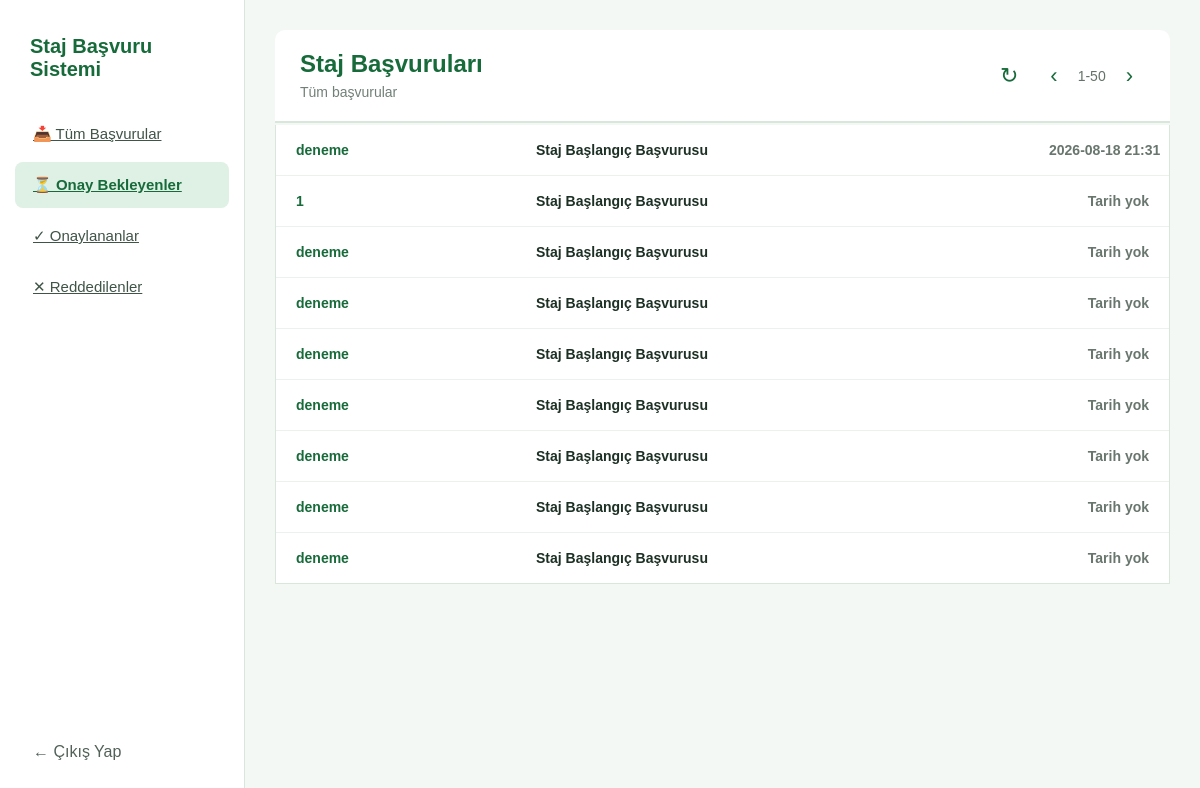
The page /academic-home?status=Bekliyor on the database as committed earlier.
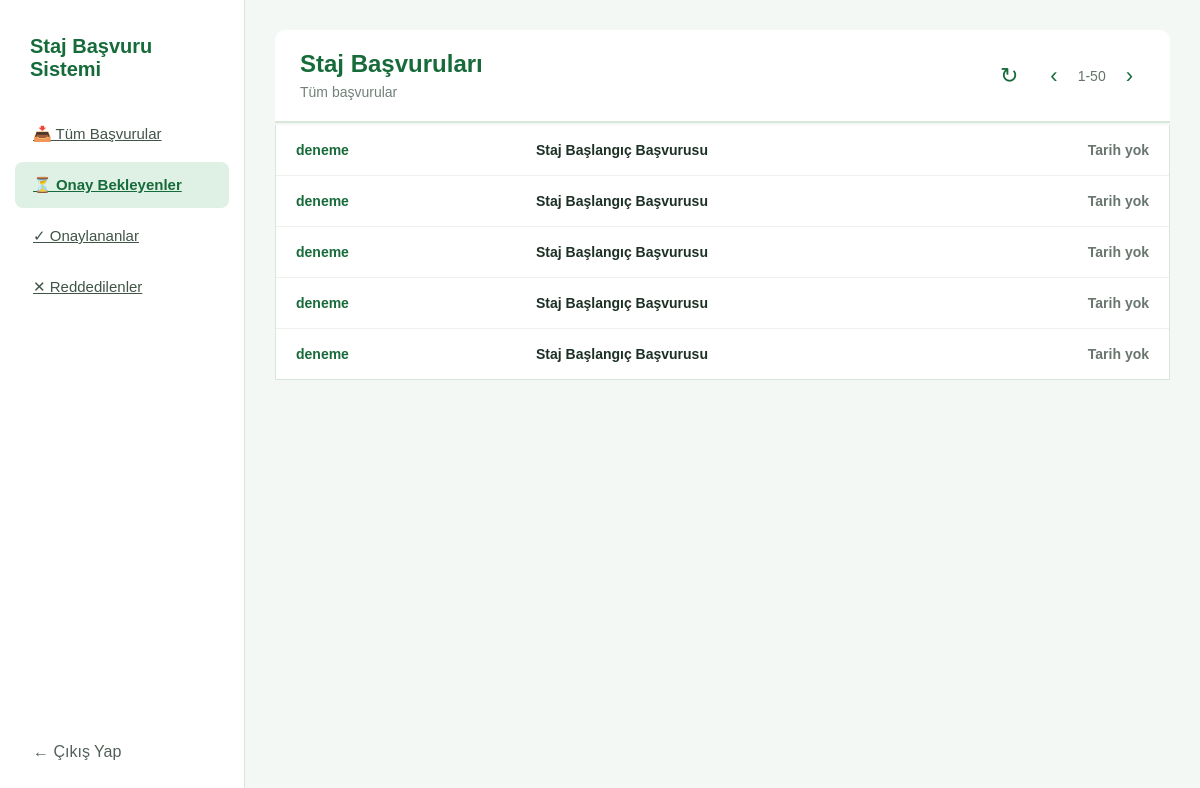
The same page on the database as committed later.
### tables this page shows
CREATE TABLE applications (
            id INTEGER PRIMARY KEY AUTOINCREMENT,
            name TEXT,
            student_number TEXT,
            tc_no TEXT,
            birth_date TEXT,
            start_date TEXT,
            end_date TEXT,
            insurance_start TEXT,
            day_count TEXT,
            health_status TEXT,
            abroad TEXT,
            salary TEXT,
            company_name TEXT,
            company_address TEXT,
            employee_count TEXT,
            company_phone TEXT,
            tax_number TEXT,
            iban TEXT,
            government_support TEXT
        , ek16 TEXT, status TEXT DEFAULT 'Bekliyor', submitted_at TEXT, is_read INTEGER DEFAULT 0, rejection_reason TEXT, approved_file TEXT);

### app.py (the view, shortened to what this page needs)
@app.route('/academic-home', methods=['GET', 'POST'])
def academic_home():
    conn = sqlite3.connect('staj.db')
    conn.row_factory = sqlite3.Row
    selected_application = None
    application_id = request.args.get('application_id')
    if application_id:
            selected_application = conn.execute(
        "SELECT * FROM applications WHERE id = ?",
        (application_id,)
    ).fetchone()
    status = request.args.get('status')
    cursor = conn.cursor()
    if status:
        cursor.execute("""
        SELECT *
        FROM applications
        WHERE status = ?
        ORDER BY id DESC
    """, (status,))
    else:
        cursor.execute("""
            SELECT *
            FROM applications
            ORDER BY id DESC
        """)
    applications = cursor.fetchall()
    conn.close()
    return render_template(
        'academic_home.html',
        applications=applications,
        selected_application=selected_application
    )

### templates/academic_home.html (shortened to what the changed rows need)
<!DOCTYPE html>
<html lang="tr">
<head>
    <link
        rel="stylesheet"
        href="{{ url_for('static', filename='css/style.css') }}"
    >
</head>
<body class="academic-page">
    <div class="academic-layout">
        <main class="academic-main">
            <header class="academic-header">
                <div>
                    <h1>Staj Başvuruları</h1>
                </div>
            </header>
             {% if selected_application %}
<section class="application-detail">
    <div class="detail-header">
        <h2>Staj Başvuru Detayları</h2>
        <span class="detail-status">
            {{ selected_application['status'] }}
        </span>
    </div>
    <div class="detail-section">
        <h3>Öğrenci Bilgileri</h3>
        <div class="detail-grid">
            <div>
                <strong>Ad Soyad</strong>
                <span>{{ selected_application['name'] }}</span>
            </div>
            <div>
                <strong>Öğrenci No</strong>
                <span>{{ selected_application['student_number'] }}</span>
            </div>
            <div>
                <strong>TC Kimlik No</strong>
                <span>{{ selected_application['tc_no'] }}</span>
            </div>
            <div>
                <strong>Doğum Tarihi</strong>
                <span>{{ selected_application['birth_date'] }}</span>
            </div>
        </div>
    </div>
    <div class="detail-section">
        <h3>Staj Bilgileri</h3>
        <div class="detail-grid">
            <div>
                <strong>Staj Başlangıç</strong>
                <span>{{ selected_application['start_date'] }}</span>
            </div>
            <div>
                <strong>Staj Bitiş</strong>
                <span>{{ selected_application['end_date'] }}</span>
            </div>
            <div>
                <strong>Sigorta Başlangıç</strong>
                <span>{{ selected_application['insurance_start'] }}</span>
            </div>
            <div>
                <strong>Staj Gün Sayısı</strong>
                <span>{{ selected_application['day_count'] }}</span>
            </div>
        </div>
    </div>
    <div class="detail-section">
        <h3>Firma Bilgileri</h3>
        <div class="detail-grid">
            <div>
                <strong>Firma Adı</strong>
                <span>{{ selected_application['company_name'] }}</span>
            </div>
            <div>
                <strong>Firma Telefonu</strong>
                <span>{{ selected_application['company_phone'] }}</span>
            </div>
            <div>
                <strong>Vergi Numarası</strong>
                <span>{{ selected_application['tax_number'] }}</span>
            </div>
            <div>
                <strong>Çalışan Sayısı</strong>
                <span>{{ selected_application['employee_count'] }}</span>
            </div>
        </div>
        <div class="detail-full">
            <strong>Firma Adresi</strong>
            <span>
                {{ selected_application['company_address'] }}
            </span>
        </div>
    </div>
    <div class="detail-section">
        <h3>Başvuru Bilgileri</h3>
        <div class="detail-grid">
            <div>
                <strong>Yurt Dışı</strong>
                <span>{{ selected_application['abroad'] }}</span>
            </div>
            <div>
                <strong>Ücret</strong>
                <span>{{ selected_application['salary'] }}</span>
            </div>
            <div>
                <strong>IBAN</strong>
                <span>{{ selected_application['iban'] }}</span>
            </div>
            <div>
                <strong>Devlet Desteği</strong>
                <span>{{ selected_application['government_support'] }}</span>
            </div>
        </div>
    </div>
    <div class="detail-section">
        <h3>EK-16</h3>
        {% if selected_application['ek16'] %}
            <p>
                EK-16 dosyası sisteme yüklenmiş.
            </p>
            <a
                href="{{ url_for('uploaded_file', filename=selected_application['ek16']) }}"
                target="_blank"
                class="file-button"
            >
                📄 EK-16 Dosyasını Görüntüle
            </a>
        {% else %}
            <p>
                EK-16 dosyası bulunmuyor.
            </p>
        {%endif%}
    {% if selected_application['approved_file'] %}
            <div class="detail-section">
                <h3>Onaylı Dosya</h3>
                <p>
                    Akademik personel tarafından yüklenen onaylı dosya:
                </p>
                <a
                    href="{{ url_for('uploaded_file', filename=selected_application['approved_file']) }}"
                    target="_blank"
                    class="file-button"
                >
                    📄 Onaylı Dosyayı Görüntüle
                </a>
            </div>
        {%endif%}
        {% if selected_application['rejection_reason'] %}
            <div class="detail-section">
                <h3>Red Nedeni</h3>
                <p>
                    {{ selected_application['rejection_reason'] }}
                </p>
            </div>
    {% endif %}
    </div>
            <div class="application-actions">
        <button
            type="button"
            class="approve-button"
            onclick="showApproveForm()"
        >
            ✓ Onayla
        </button>
        <button
            type="button"
            class="reject-button"
            onclick="showRejectForm()"
        >
            ✕ Reddet
        </button>
    </div>
    <div
    id="approve-form"
    class="decision-form"
    style="display: none;"
>
    <h3>Başvuruyu Onayla</h3>
    <p>
        Başvuruyu onaylamak için imzalı dosyayı yükleyiniz.
    </p>
    <form
        action="{{ url_for('academic_home', application_id=selected_application['id']) }}"
        method="POST"
        enctype="multipart/form-data"
    >
    <input
        type="file"
        id="approved-file"
        name="approved_file"
        required
    >
    <button
        type="submit"
        class="approve-submit-button"
    >
        Dosyayı Yükle ve Onayla
    </button>
    </form>
</div>
    <div
    id="reject-form"
    class="decision-form"
    style="display: none;"
>
    <h3>Başvuruyu Reddet</h3>
    <p>
        Başvuruyu reddetme nedenini açıklayınız.
    </p>
    <form
        action="{{ url_for('academic_home', application_id=selected_application['id']) }}"
        method="POST"
    >
        <textarea
            name="rejection_reason"
            id="rejection-reason"
            rows="5"
            placeholder="Reddetme nedenini yazınız..."
            required
        ></textarea>
        <button
            type="submit"
            class="reject-submit-button"
        >
            Başvuruyu Reddet
        </button>
    </form>
</div>
</section>
{% else %}
        <section class="application-list">
            {% for application in applications %}
                <a href="{{ url_for('academic_home', application_id=application['id']) }}"
                    class="application-row {% if application['is_read'] == 0 %}unread{% endif %}">
                    <div class="application-name">
                        {{ application['name'] }}
                    </div>
                    <div class="application-subject">
                        Staj Başlangıç Başvurusu
                    </div>
                    <div class="application-date">
                        {% if application['submitted_at'] %}
                         {{ application['submitted_at'][:16] }}
                        {% else %}
                            Tarih yok
                        {% endif %}
                    </div>
                </a>
            {% endfor %}
        </section>
      {%endif%}
        </main>
    </div>
</body>
</html>

Rows that differ between the two databases and show on the page:
no longer on this page (row edited): applications: name "deneme", submitted_at "2026-08-18 21:31"
no longer on this page (row edited): applications: name "1", shows "Tarih yok"
no longer on this page (row edited): applications: name "deneme", shows "Tarih yok"
no longer on this page (row edited): applications: name "deneme", shows "Tarih yok"
